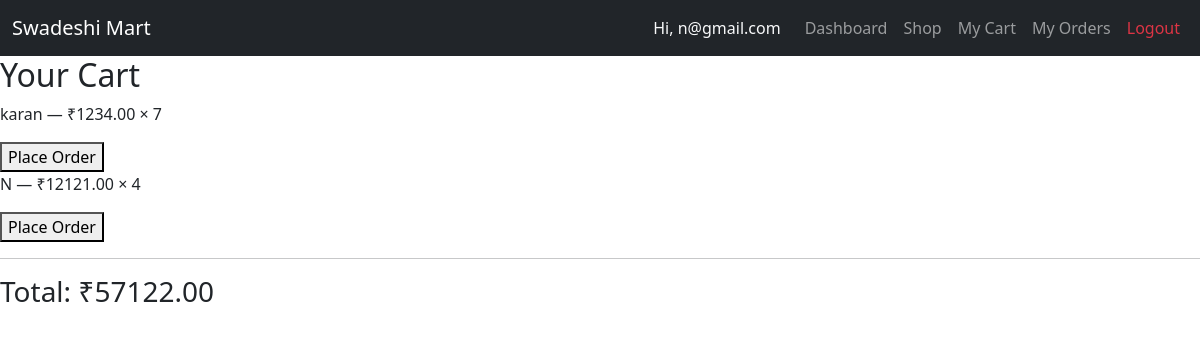
Before: /cart/ (signed in) with the older database file.
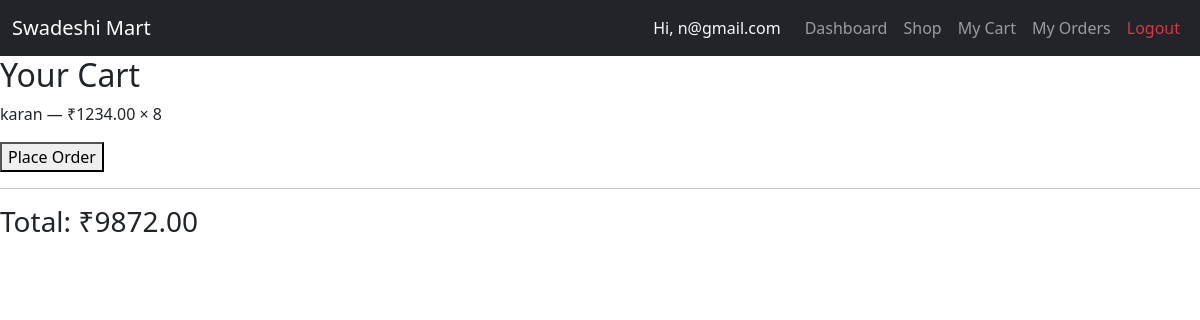
After: the same page with the newer database file.
### cart/models.py (models this page shows, shortened)
class CartItem(models.Model):
    user = models.ForeignKey(
        settings.AUTH_USER_MODEL,
        on_delete=models.CASCADE
    )
    product = models.ForeignKey(
        Product,
        on_delete=models.CASCADE
    )
    quantity = models.PositiveIntegerField(default=1)

### product/models.py (models this page shows, shortened)
class Product(models.Model):
    seller = models.ForeignKey(
        User,
        on_delete=models.CASCADE,
        limit_choices_to={'is_seller': True}
    )
    name = models.CharField(max_length=200)
    price = models.DecimalField(max_digits=10, decimal_places=2)
    description = models.TextField()
    image = models.ImageField(upload_to='products/')
    created_at = models.DateTimeField(auto_now_add=True)

### cart/views.py (the view)
# urls.py: path('', views.cart_view, name='cart'),
@login_required
def cart_view(request):
    cart_items = CartItem.objects.filter(user=request.user)
    total = sum(item.product.price * item.quantity for item in cart_items)
    return render(request, 'cart/cart.html', {
        'cart_items': cart_items,
        'total': total
    })

### templates/cart/cart.html (shortened to what this page needs)
<!DOCTYPE html>
<html lang="en">
<head>
</head>
<body>
    {% include "nav.html" %}
    <h2>Your Cart</h2>
        {% for item in cart_items %}
            <p>
                {{ item.product.name }} —
                ₹{{ item.product.price }} × {{ item.quantity }}
            </p>
            <a href="{% url 'place_order' %}">
                <button>Place Order</button>
            </a>
        {% empty %}
            <p>Your cart is empty</p>
        {% endfor %}
        <hr>
        <h3>Total: ₹{{ total }}</h3>
</body>
</html>

Changed rows visible on the page:
removed CartItem: product.name "N", product.price "12121.00", quantity "4"
changed CartItem "karan": quantity "7" → "8"
Other visible differences:
{{ total }}: "57122.00" → "9872.00"
